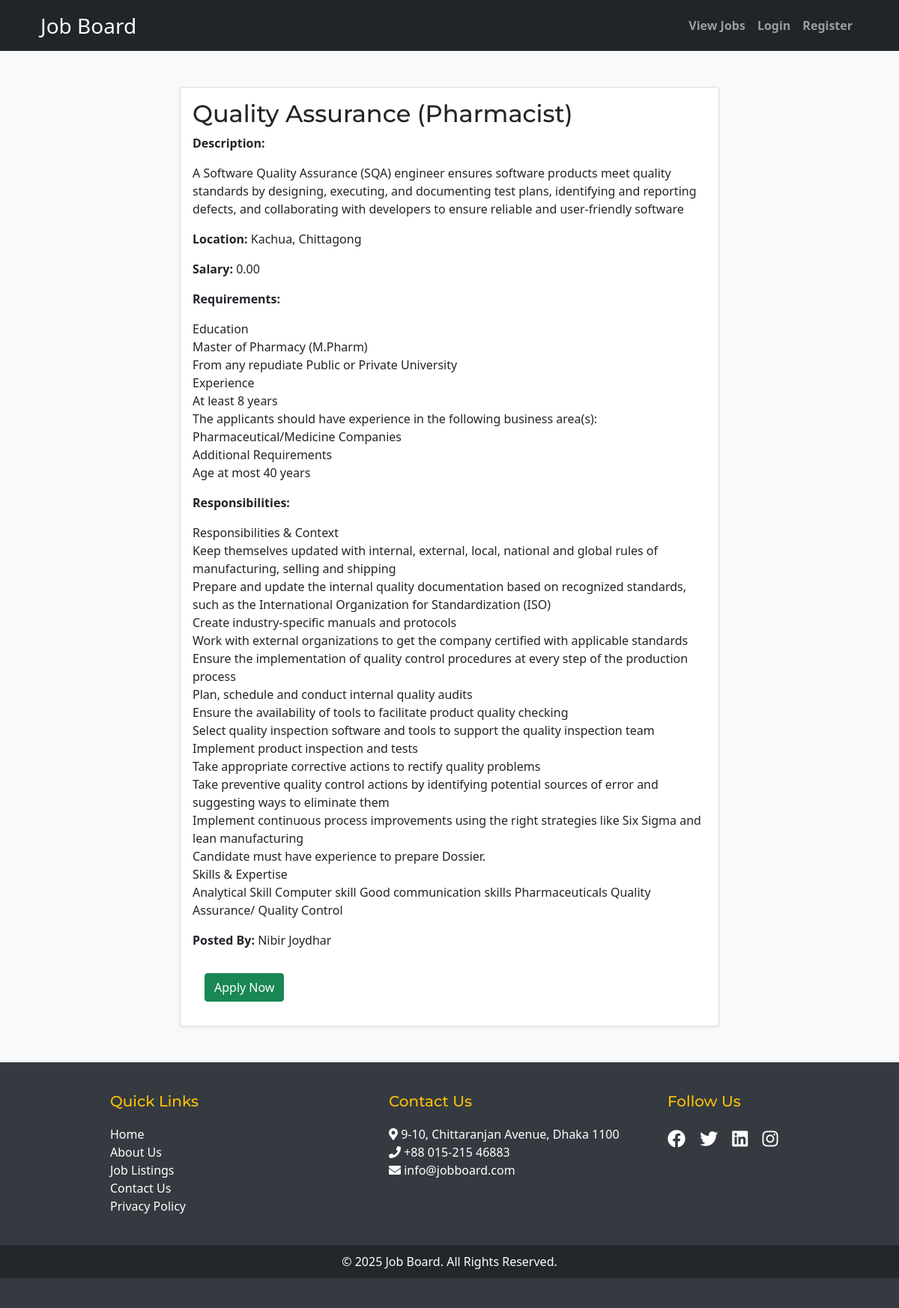
The page /view_job.php?job_id=8 on the database its author committed.
### tables this page shows
CREATE TABLE `jobs` (
  `id` int(11) NOT NULL,
  `title` varchar(255) NOT NULL,
  `description` text NOT NULL,
  `location` varchar(255) NOT NULL,
  `salary` decimal(10,2) NOT NULL,
  `requirements` text DEFAULT NULL,
  `responsibilities` text DEFAULT NULL,
  `employer_id` int(11) NOT NULL,
  `created_at` timestamp NOT NULL DEFAULT current_timestamp()
);

CREATE TABLE `users` (
  `id` int(11) NOT NULL,
  `name` varchar(100) NOT NULL,
  `email` varchar(100) NOT NULL,
  `password` varchar(255) NOT NULL,
  `role` enum('job_seeker','employer','admin') NOT NULL,
  `created_at` timestamp NOT NULL DEFAULT current_timestamp(),
  `status` enum('active','inactive') NOT NULL DEFAULT 'active',
  `is_verified` tinyint(1) DEFAULT 0,
  `verification_code` varchar(255) DEFAULT NULL,
  `reset_token` varchar(255) DEFAULT NULL,
  `reset_expires` datetime DEFAULT NULL
);

### view_job.php (the view, shortened to what this page needs)
<?php
include('includes/db.php');
if (isset($_GET['job_id'])) {
    $job_id = $_GET['job_id'];
    $sql = "SELECT jobs.*, users.name AS employer_name FROM jobs
            JOIN users ON jobs.employer_id = users.id
            WHERE jobs.id = '$job_id'";
    $result = $conn->query($sql);
    if ($result->num_rows > 0) {
        $job = $result->fetch_assoc();
    } else {
        echo "<div class='alert alert-danger'>Job not found!</div>";
        exit();
    }
} else {
    echo "<div class='alert alert-danger'>Job ID is missing!</div>";
    exit();
}
?>
<!DOCTYPE html>
<html lang="en">
<head>
    <?php include('headlink.php'); ?>
</head>
<body class="bg-light">
    <?php include('header.php'); ?>
    <div class="toast-container position-fixed top-0 end-0 p-3" style="z-index: 1050;"></div>
    <div class="container mt-5">
        <div class="row justify-content-center">
            <div class="col-md-8">
                <div class="card shadow-sm">
                    <div class="card-body">
                        <h2 class="card-title"><?php echo htmlspecialchars($job['title']); ?></h2>
                        <p><strong>Description:</strong></p>
                        <p><?php echo nl2br(htmlspecialchars($job['description'])); ?></p>
                        <p><strong>Location:</strong> <?php echo htmlspecialchars($job['location']); ?></p>
                        <p><strong>Salary:</strong> <?php echo htmlspecialchars($job['salary']); ?></p>
                        <p><strong>Requirements:</strong></p>
                        <p><?php echo nl2br(htmlspecialchars($job['requirements'])); ?></p>
                        <p><strong>Responsibilities:</strong></p>
                        <p><?php echo nl2br(htmlspecialchars($job['responsibilities'])); ?></p>
                        <p><strong>Posted By:</strong> <?php echo htmlspecialchars($job['employer_name']); ?></p>
                        <button class="apply-btn btn btn-success m-3 animate__animated animate__pulse animate__infinite"
                            data-job-id="<?php echo $job['id']; ?>">
                            Apply Now
                        </button>
                    </div>
                </div>
            </div>
        </div>
    </div>
    <?php include('footer.php'); ?>
</body>
</html>

### css/styles.css (style rules this page uses)
body { background-color: #f8f9fa; }
.card { border-radius: 12px; }
.btn { border-radius: 8px; }

### css/custom.css (style rules this page uses)
body { background-color: #f8f9fa; }
.card { border: none; border-radius: 10px; transition: transform 0.3s ease; }
.btn-success { background-color: #28a745; border-color: #28a745; }
body { font-family: 'Poppins', sans-serif; }
h1, h2, h3, h4, h5, h6 { font-family: 'Montserrat', sans-serif; }

### rows shown on the page
jobs: title "Quality Assurance (Pharmacist)", description "A Software Quality Assurance (SQA) engineer ensures software products meet quality standards by designing, executing, and documenting test plans, identifying and reporting defects, and collaborating with developers to ensure reliable and user-friendly software", location "Kachua, Chittagong", salary "0.00", requirements "Education Master of Pharmacy (M.Pharm) From any repudiate Public or Private University Experience At least 8 years The applicants should have experience in the following business area(s): Pharmaceutical/Medicine Companies Additional Requirements Age at most 40 years", responsibilities "Responsibilities & Context Keep themselves updated with internal, external, local, national and global rules of manufacturing, selling and shipping Prepare and update the internal quality documentation based on recognized standards, such as the International Organization for Standardization (ISO) Create industry-specific manuals and protocols Work with external organizations to get the company certified with applicable standards Ensure the implementation of quality control procedures at every step of the production process Plan, schedule and conduct internal quality audits Ensure the availability of tools to facilitate product quality checking Select quality inspection software and tools to…", employer.name "Nibir Joydhar"
